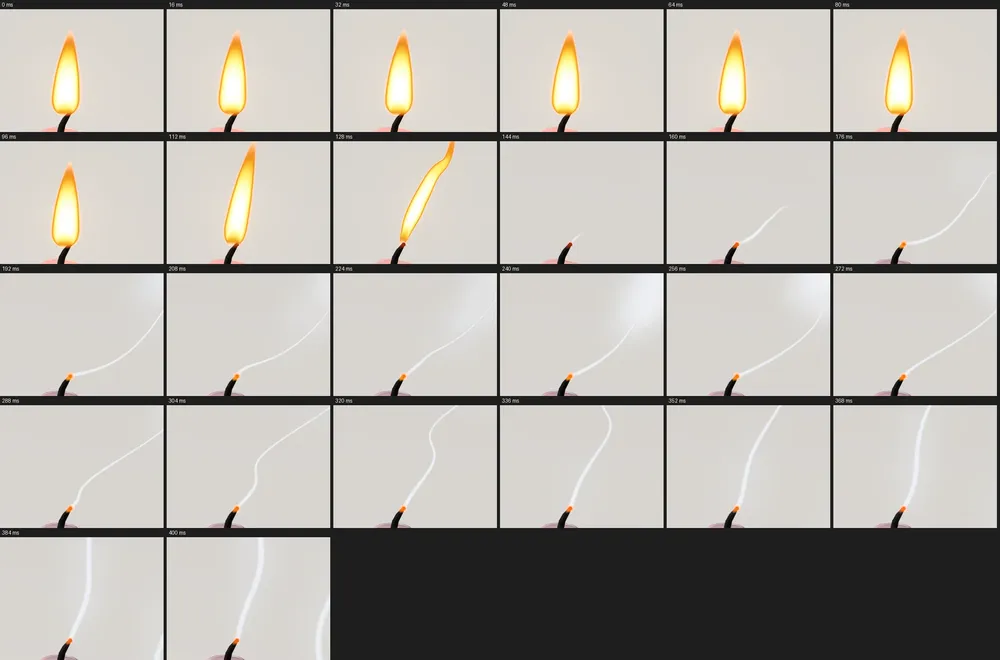
#> input picture evidence/v1.6/flames-polish4/1-blow-closeup-10x-0-400ms-every-16ms.webp, 1000 x 660 px, shrunk from 1956 x 1290 before the run
$ python var.py ../1-blow-closeup-10x-0-400ms-every-16ms.webp ../1-blow-closeup-10x-144-400ms-judge-above-now-below.webp
#> lines starting #> are read from the running program, lines starting #| are printed output that depends on the picture
# var.py img anchors.json : each plume's stem along 0.5-8 cm over its wick (2x close-up): its peak traced row by row
# (every 2 px, the peak nearest the last, >= 3 levels over a 121 px median), its height (levels) and half-width (mm);
# their spread along the stem as +-(p90 - p10) / (2 median), and the mean over the plumes.
import sys, json, numpy as np
from PIL import Image
from scipy.ndimage import median_filter
from scipy.signal import find_peaks, peak_widths
a=np.asarray(Image.open(sys.argv[1]).convert('RGB')).astype(float); L=a@[0.2126,0.7152,0.0722]
#> after `L = a @ [0.2126, 0.7152, 0.0722]`:
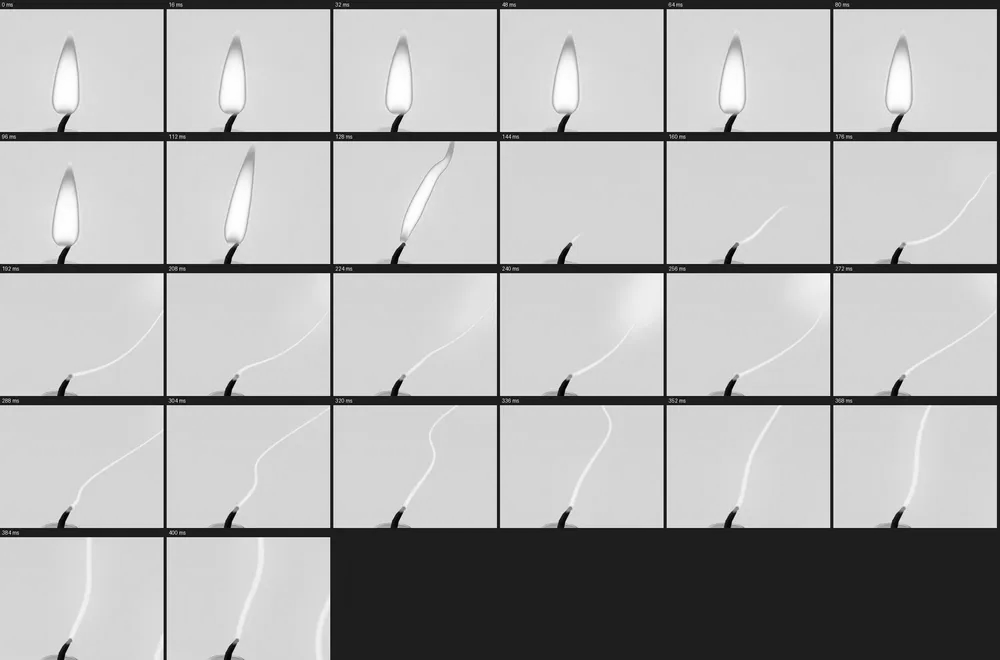
#> L: shape (660, 1000) float64; min 0, max 255, mean 175.6
#> (the run stopped early here; a loop or call above may not have finished)

$ run again, on evidence/v1.6/flames-polish4/2-3-smoke-laptop-1to1-0.4-0.6-1.5-2.5-3.5s-judge-vs-now.webp
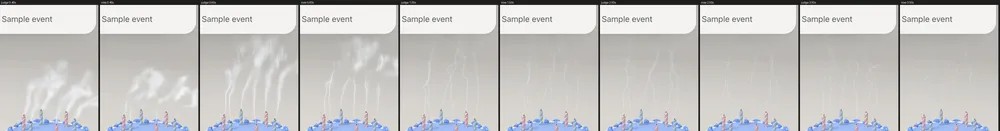
#> input picture evidence/v1.6/flames-polish4/2-3-smoke-laptop-1to1-0.4-0.6-1.5-2.5-3.5s-judge-vs-now.webp, 1000 x 131 px, shrunk from 3660 x 478 before the run
#> `L = a @ [0.2126, 0.7152, 0.0722]`:
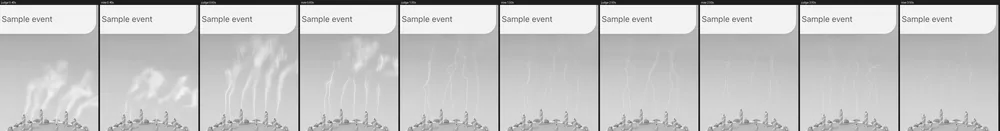
#> L: shape (131, 1000) float64; min 12.35, max 255, mean 196.7
